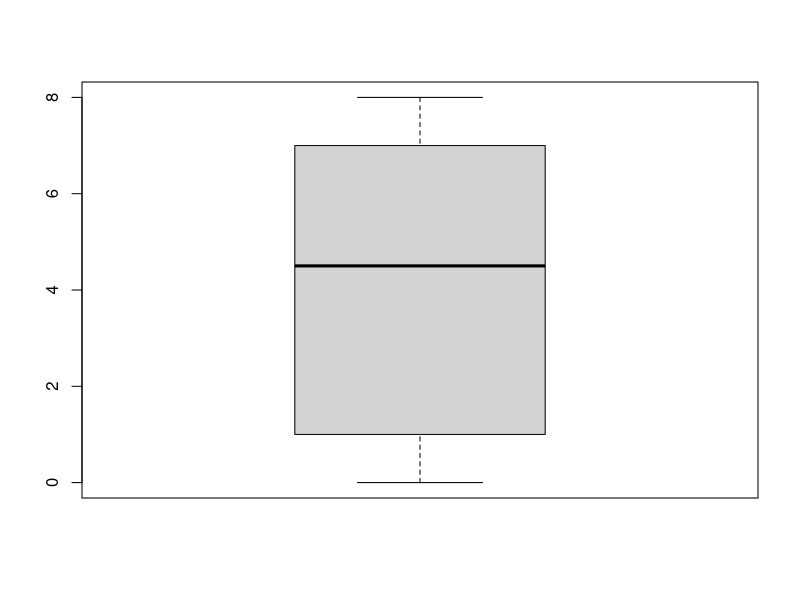
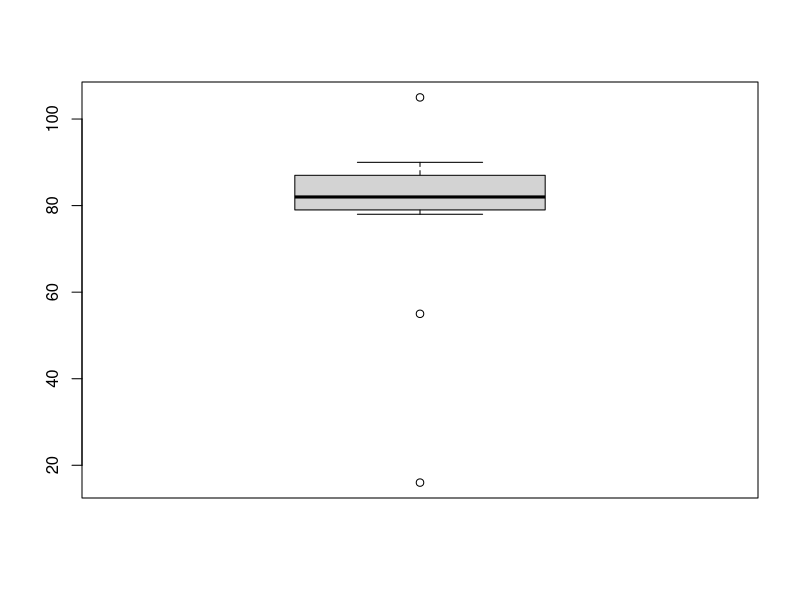
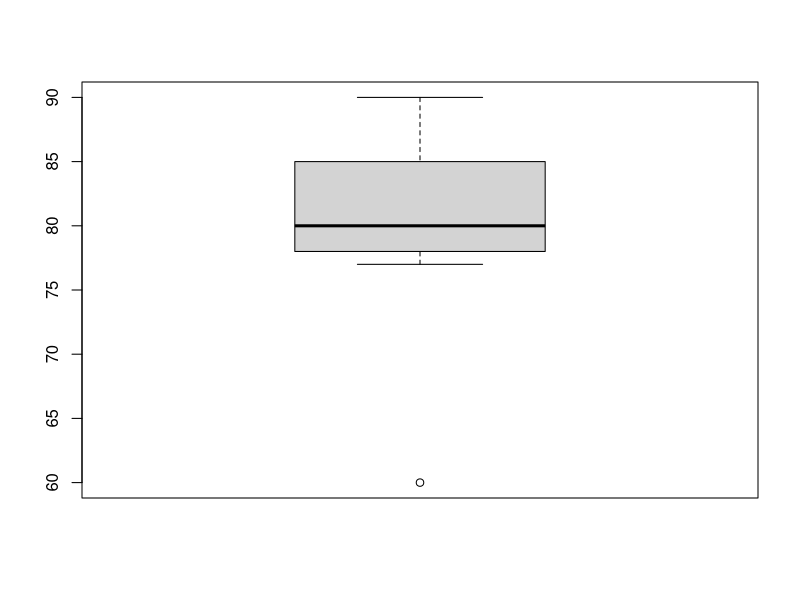

Write R code to recreate these figures, in order.
# Exercise 02

# a)
data1 <- c(1, 0, 3, 2, 1, 1, 7, 8, 6, 6, 7, 7)
boxplot(data1)

# b)
data2 <- c(16, 55, 78, 80, 81, 82, 84, 86, 88, 90, 105)
boxplot(data2)

# c)
data3 <- c(90, 77, 79, 60, 87, 80, 80, 83)
boxplot(data3)
